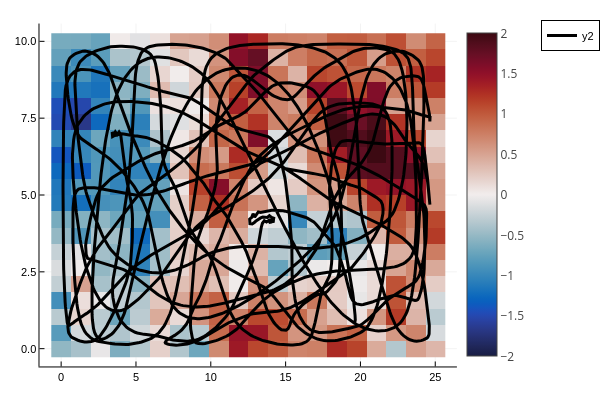

The notebook cell saved with this chart:
### Code cell
plot()
heatmap(env_data.X, env_data.Y, env_data.W[:, :, t_ind]', cmap = :balance; plottype=:wx)
for i=1:length(x0s)
    x = [r[i][1] for r in res_ergo.xs]
    y = [r[i][2] for r in res_ergo.xs]
    plot!(x, y, linewidth=3, color=:black)
end
plot!()
plot!(clims=(-2,2))

### Figure 1 — Plotly figure (JSON) as saved in the notebook; plotly's stock layout.template omitted (floating-point values rounded to 4 significant figures; data arrays with more than 128 entries replaced by an {"elided": "..."} marker saying what was removed)
{"data": [{"colorbar": {"len": 0.9525, "title": "", "x": 0.7615, "y": 0.5139}, "colorscale": {"elided": "256x2 mixed values"}, "name": "y1", "plottype": "wx", "showlegend": false, "showscale": true, "type": "heatmap", "x": [-0.6579, 0.6579, 1.974, 3.289, 4.605, 5.921, 7.237, 8.553, 9.868, 11.18, 12.5, 13.82, 15.13, 16.45, 17.76, 19.08, 20.39, 21.71, 23.03, 24.34, 25.66], "xaxis": "x", "y": [-0.2632, 0.2632, 0.7895, 1.316, 1.842, 2.368, 2.895, 3.421, 3.947, 4.474, 5, 5.526, 6.053, 6.579, 7.105, 7.632, 8.158, 8.684, 9.211, 9.737, 10.26], "yaxis": "y", "z": {"elided": "20x20 float values"}, "zmax": 2, "zmin": -2}, {"colorbar": {"len": 0.9525, "title": "", "x": 0.7615, "y": 0.5139}, "legendgroup": "y2", "line": {"color": "rgba(0, 0, 0, 1.000)", "dash": "solid", "shape": "linear", "width": 3}, "mode": "lines", "name": "y2", "showlegend": true, "type": "scatter", "x": {"elided": "4321 float values"}, "xaxis": "x", "y": {"elided": "4321 float values"}, "yaxis": "y", "zmax": 2, "zmin": -2}], "layout": {"annotations": [], "height": 400, "legend": {"bgcolor": "rgba(255, 255, 255, 1.000)", "bordercolor": "rgba(0, 0, 0, 1.000)", "borderwidth": 1, "font": {"color": "rgba(0, 0, 0, 1.000)", "family": "sans-serif", "size": 11}, "title": {"font": {"color": "rgba(0, 0, 0, 1.000)", "family": "sans-serif", "size": 15}, "text": ""}, "tracegroupgap": 0, "traceorder": "normal", "x": 1, "xanchor": "auto", "y": 1, "yanchor": "auto"}, "margin": {"b": 20, "l": 0, "r": 0, "t": 20}, "paper_bgcolor": "rgba(255, 255, 255, 1.000)", "plot_bgcolor": "rgba(255, 255, 255, 1.000)", "showlegend": true, "width": 600, "xaxis": {"anchor": "y", "domain": [0.06582, 0.7615], "gridcolor": "rgba(0, 0, 0, 0.100)", "gridwidth": 0.5, "linecolor": "rgba(0, 0, 0, 1.000)", "mirror": false, "range": [-1.447, 26.45], "showgrid": true, "showline": true, "showticklabels": true, "tickangle": 0, "tickcolor": "rgb(0, 0, 0)", "tickfont": {"color": "rgba(0, 0, 0, 1.000)", "family": "sans-serif", "size": 11}, "tickmode": "array", "ticks": "inside", "ticktext": ["0", "5", "10", "15", "20", "25"], "tickvals": [0, 5, 10, 15, 20, 25], "title": "", "titlefont": {"color": "rgba(0, 0, 0, 1.000)", "family": "sans-serif", "size": 15}, "type": "-", "visible": true, "zeroline": false, "zerolinecolor": "rgba(0, 0, 0, 1.000)"}, "yaxis": {"anchor": "x", "domain": [0.03762, 0.9902], "gridcolor": "rgba(0, 0, 0, 0.100)", "gridwidth": 0.5, "linecolor": "rgba(0, 0, 0, 1.000)", "mirror": false, "range": [-0.5789, 10.58], "showgrid": true, "showline": true, "showticklabels": true, "tickangle": 0, "tickcolor": "rgb(0, 0, 0)", "tickfont": {"color": "rgba(0, 0, 0, 1.000)", "family": "sans-serif", "size": 11}, "tickmode": "array", "ticks": "inside", "ticktext": ["0.0", "2.5", "5.0", "7.5", "10.0"], "tickvals": [0, 2.5, 5, 7.5, 10], "title": "", "titlefont": {"color": "rgba(0, 0, 0, 1.000)", "family": "sans-serif", "size": 15}, "type": "-", "visible": true, "zeroline": false, "zerolinecolor": "rgba(0, 0, 0, 1.000)"}}}
